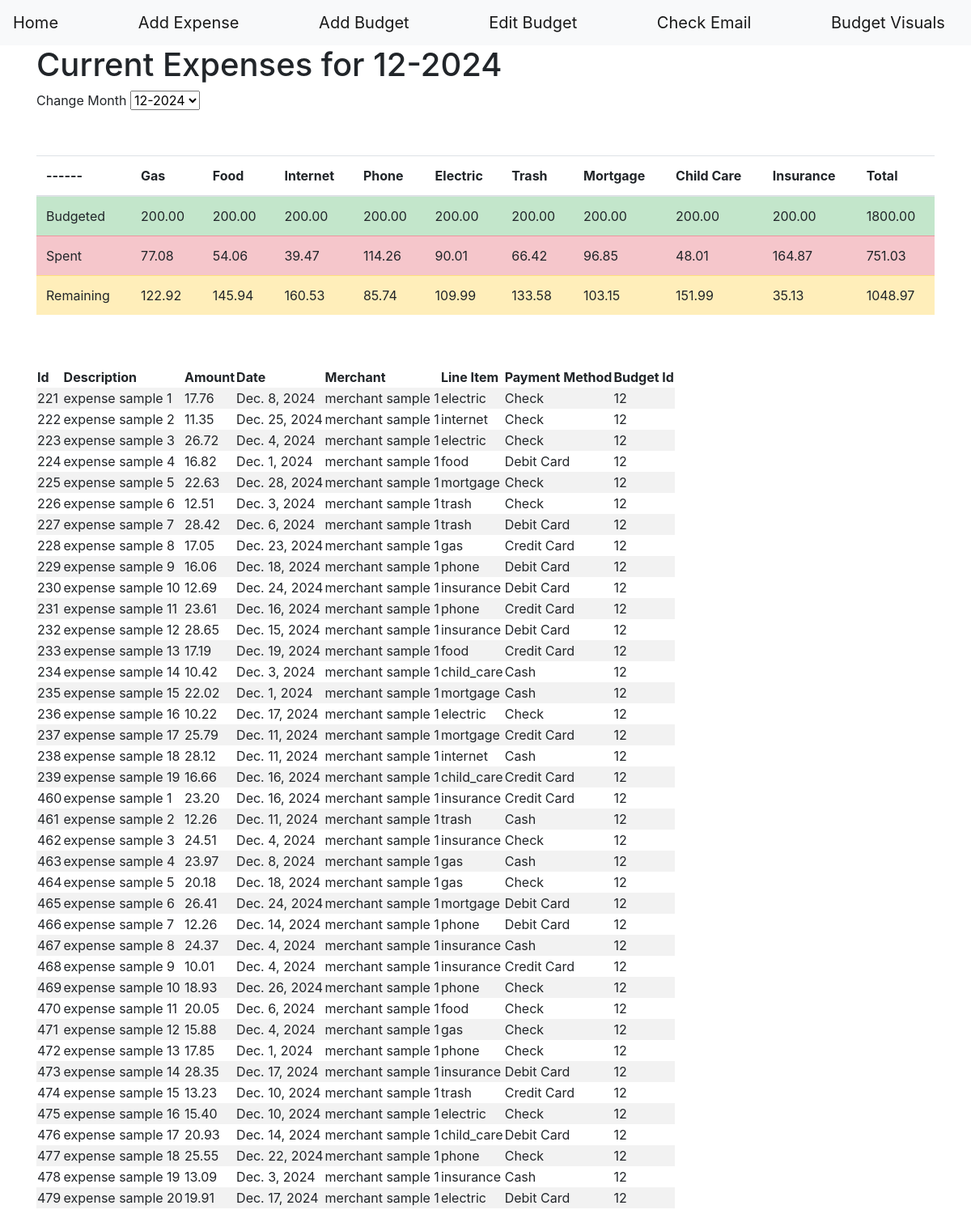
The page /budget/ on the database its author committed.
### budget/models.py (models this page shows)
class Budget(models.Model):
    budget_month = models.CharField(blank=False, max_length=7, unique=True, null=False)
    gas = models.DecimalField(blank=False, decimal_places=2, max_digits=6, null=False)
    food = models.DecimalField(blank=False, decimal_places=2, max_digits=6, null=False)
    internet = models.DecimalField(blank=False, decimal_places=2, max_digits=6, null=False)
    phone = models.DecimalField(blank=False, decimal_places=2, max_digits=6, null=False)
    electric = models.DecimalField(blank=False, decimal_places=2, max_digits=6, null=False)
    trash = models.DecimalField(blank=False, decimal_places=2, max_digits=6, null=False)
    mortgage = models.DecimalField(blank=False, decimal_places=2, max_digits=6, null=False)
    child_care = models.DecimalField(blank=False, decimal_places=2, max_digits=6, null=False)
    insurance = models.DecimalField(blank=False, decimal_places=2, max_digits=6, null=False)
    def __get_columns(self):
        return [key for key in self.__dict__.keys() if key not in ('_state', 'id', 'budget_month')]
    def table_columns(self):
        return self.__get_columns() + ['Total']
    def totals(self):
        columns = {key: self.__dict__[key] for key in self.__get_columns()}
        columns['Total'] = sum(columns.values())
        return columns
    def spent(self):
        totals = self.totals()
        expenses = Expense.objects.filter(budget_id=self.id)
        spent = {key: 0 for key in totals.keys()}
        for expense in expenses:
            if expense.line_item in spent.keys():
                spent[expense.line_item] += expense.amount
                spent['Total'] += expense.amount
        return spent
    def remaining(self):
        totals = self.totals()
        spent = self.spent()
        return {key: totals[key] - spent[key] for key in totals.keys()}

class Expense(models.Model):
    current_month = datetime.now().strftime("%-m-%Y")
    try:
        current_budget = Budget.objects.filter(budget_month=current_month).values('id')[0]['id']
        default_budget = current_budget
    except IndexError:
        default_budget = None
    class PaymentMethod(models.TextChoices):
        credit = 'credit_card', 'Credit Card'
        debit  = 'debit_card', 'Debit Card'
        cash = 'cash', 'Cash'
        check = 'check', 'Check'
    class LineItem(models.TextChoices):
        gas = 'gas', 'Gas'
        food = 'food', 'Food'
        internet = 'internet', 'Internet'
        phone = 'phone', 'Phone'
        electric = 'electric', 'Electric'
        trash = 'trash', 'Trash'
        mortgage = 'mortgage', 'Mortgage'
        child_care = 'child_care', 'Child Care'
        insurance = 'insurance', 'Insurance'
    description = models.CharField(max_length=20, blank=False, null=False)
    amount = models.DecimalField(decimal_places=2, blank=False, max_digits=6, null=False)
    date = models.DateField(blank=False, default=datetime.now().strftime("%Y-%m-%d"))
    merchant = models.CharField(max_length=20, blank=False)
    line_item = models.CharField(blank=False, choices=LineItem.choices, max_length=20,
                                 default=LineItem.food, null=False)
    payment_method = models.CharField(max_length=11, blank=False, default=PaymentMethod.credit,
                                      choices=PaymentMethod.choices, null=False)
    budget_id = models.IntegerField(blank=False, null=False, default=default_budget,
                                    choices=tuple([(budget['id'], budget['budget_month']) for budget in Budget.objects.values('id', 'budget_month')]))
    def table_columns(self):
        return [key for key in self.__dict__.keys() if key not in ('_state')]

### budget/views.py (the view, shortened to what this page needs)
# urls.py: path("", views.index, name="index"),
def index(request):
    if request.method == "GET":
        try:
            context = create_context(request)
            return render(request, 'index.html', context=context)
        except:
            return render(request, 'first_budget.html', context={'budget_form': BudgetForm()})

### budget/templatetags/display.py (called while the page is built)
@register.filter
def display(string: str) -> str:
    return string.replace("_", " ").title()

### budget/views.py (called while the page is built)
def create_context(request):
    if 'current_budget' not in request.session:
        request.session['current_budget'] = datetime.now().strftime("%-m-%Y")
    budget = Budget.objects.get(budget_month=request.session['current_budget'])
    return {
         'current_budget': request.session['current_budget'],
         'expenses': Expense.objects.filter(budget_id=budget.id).values(),
         'expense_columns': Expense().table_columns(),
         'budget_totals': budget.totals(),
         'budget_columns': Budget().table_columns(),
         'spent': budget.spent(),
         'remaining': budget.remaining(),
         'budget_id': budget.id,
         'months': tuple([(budget['id'], budget['budget_month']) for budget in Budget.objects.values('id', 'budget_month')]),
        }

### budget/templates/index.html (shortened to what this page needs)
{% load static %}
<!DOCTYPE html>
<html>
<head>
    <link rel="stylesheet" href="https://cdn.jsdelivr.net/npm/bootstrap@4.4.1/dist/css/bootstrap.min.css">
    <link rel="stylesheet" type="text/css" href='/static/styles.css?{% now "U" %}'>
</head>
<body>
    <nav class="navbar navbar-light bg-light">
        <a class="navbar-brand" href="{% url 'index' %}">Home</a>
        <a class="navbar-brand" href="{% url 'add_expense' %}">Add Expense</a>
        <a class="navbar-brand" href="{% url 'add_budget' %}">Add Budget</a>
        <a class="navbar-brand" href="{% url 'edit_budget' id=budget_id %}">Edit Budget</a>
        <a class="navbar-brand" href="{% url 'check_email' %}">Check Email</a>
        <a class="navbar-brand" href="{% url 'budget_visuals' %}">Budget Visuals</a>
    </nav>
    <div class="container">
        <h1>Current Expenses for {{ current_budget }}</h1>
    </div>
    <div class="container">
        <label for="change_month">Change Month</label>
        <select name="change_month" id='change_month'>
        {% for month in months %}
        {% if month.1 == current_budget %}
            <option value="{{ month.0 }}" selected>{{ month.1 }}</option>
        {% else %}
            <option value="{{ month.0 }}">{{ month.1 }}</option>
        {% endif %}
        {% endfor %}
        </select>
        <br>
    </div>
    <div class="container">
        <br>
        <br>
    </div>
    <div class="container table-responsive">
        <table class="table border-0">
            <thead>
                <tr>
                    <th>------</th>
                {% for column in budget_columns %}
                {% load display %}
                    <th class="budget-header" scope="column">{{ column|display }}</th>
                {% endfor %}
                </tr>
            </thead>
            <tbody>
                <tr class="table-success">
                    <td>Budgeted</td>
                {% for value in budget_totals.values %}
                    <td>{{ value }}</td>
                {% endfor %}
                </tr>
                <tr class="table-danger">
                    <td>Spent</td>
                    {% for value in spent.values %}
                        <td>{{ value }}</td>
                    {% endfor %}
                </tr>
                <tr class="table-warning">
                    <td>Remaining</td>
                    {% for value in remaining.values %}
                        <td class="remaining-budget">{{ value }}</td>
                    {% endfor %}
                </tr>
            </tbody>
        </table>
    </div>
        <br>
        <br>
    <div class="container table-responsive">
        <table class="table-striped border-0" id="expenses_table">
            <thead>
                <tr>
                {% for column in expense_columns %}
                {% load display %}
                    <th>{{ column|display }}</th>
                {% endfor %}
                </tr>
            </thead>
            <tbody>
                {% for expense in expenses %}
                <tr>
                {% for value in expense.values %}
                    <td>{{ value }}</td>
                {% endfor %}
                </tr>
                {% empty %}
                <tr><td>No expenses yet ...</td></tr>
                {% endfor %}
            </tbody>
        </table>
    </div>
</body>
</html>

### rows shown on the page
Budget: change_month "12-2024"
Expense: values "221" "expense sample 1" "17.76" "Dec. 8, 2024" "merchant sample 1" "electric" "Check" "12"
Expense: values "222" "expense sample 2" "11.35" "Dec. 25, 2024" "merchant sample 1" "internet" "Check" "12"
Expense: values "223" "expense sample 3" "26.72" "Dec. 4, 2024" "merchant sample 1" "electric" "Check" "12"
Expense: values "224" "expense sample 4" "16.82" "Dec. 1, 2024" "merchant sample 1" "food" "Debit Card" "12"
Expense: values "225" "expense sample 5" "22.63" "Dec. 28, 2024" "merchant sample 1" "mortgage" "Check" "12"
Expense: values "226" "expense sample 6" "12.51" "Dec. 3, 2024" "merchant sample 1" "trash" "Check" "12"
Expense: values "227" "expense sample 7" "28.42" "Dec. 6, 2024" "merchant sample 1" "trash" "Debit Card" "12"
Expense: values "228" "expense sample 8" "17.05" "Dec. 23, 2024" "merchant sample 1" "gas" "Credit Card" "12"
Expense: values "229" "expense sample 9" "16.06" "Dec. 18, 2024" "merchant sample 1" "phone" "Debit Card" "12"
Expense: values "230" "expense sample 10" "12.69" "Dec. 24, 2024" "merchant sample 1" "insurance" "Debit Card" "12"
Expense: values "231" "expense sample 11" "23.61" "Dec. 16, 2024" "merchant sample 1" "phone" "Credit Card" "12"
Expense: values "232" "expense sample 12" "28.65" "Dec. 15, 2024" "merchant sample 1" "insurance" "Debit Card" "12"
Expense: values "233" "expense sample 13" "17.19" "Dec. 19, 2024" "merchant sample 1" "food" "Credit Card" "12"
Expense: values "234" "expense sample 14" "10.42" "Dec. 3, 2024" "merchant sample 1" "child_care" "Cash" "12"
Expense: values "235" "expense sample 15" "22.02" "Dec. 1, 2024" "merchant sample 1" "mortgage" "Cash" "12"
Expense: values "236" "expense sample 16" "10.22" "Dec. 17, 2024" "merchant sample 1" "electric" "Check" "12"
Expense: values "237" "expense sample 17" "25.79" "Dec. 11, 2024" "merchant sample 1" "mortgage" "Credit Card" "12"
Expense: values "238" "expense sample 18" "28.12" "Dec. 11, 2024" "merchant sample 1" "internet" "Cash" "12"
Expense: values "239" "expense sample 19" "16.66" "Dec. 16, 2024" "merchant sample 1" "child_care" "Credit Card" "12"
Expense: values "460" "expense sample 1" "23.20" "Dec. 16, 2024" "merchant sample 1" "insurance" "Credit Card" "12"
Expense: values "461" "expense sample 2" "12.26" "Dec. 11, 2024" "merchant sample 1" "trash" "Cash" "12"
Expense: values "462" "expense sample 3" "24.51" "Dec. 4, 2024" "merchant sample 1" "insurance" "Check" "12"
Expense: values "463" "expense sample 4" "23.97" "Dec. 8, 2024" "merchant sample 1" "gas" "Cash" "12"
Expense: values "464" "expense sample 5" "20.18" "Dec. 18, 2024" "merchant sample 1" "gas" "Check" "12"
Expense: values "465" "expense sample 6" "26.41" "Dec. 24, 2024" "merchant sample 1" "mortgage" "Debit Card" "12"
Expense: values "466" "expense sample 7" "12.26" "Dec. 14, 2024" "merchant sample 1" "phone" "Debit Card" "12"
Expense: values "467" "expense sample 8" "24.37" "Dec. 4, 2024" "merchant sample 1" "insurance" "Cash" "12"
Expense: values "468" "expense sample 9" "10.01" "Dec. 4, 2024" "merchant sample 1" "insurance" "Credit Card" "12"
Expense: values "469" "expense sample 10" "18.93" "Dec. 26, 2024" "merchant sample 1" "phone" "Check" "12"
Expense: values "470" "expense sample 11" "20.05" "Dec. 6, 2024" "merchant sample 1" "food" "Check" "12"
Expense: values "471" "expense sample 12" "15.88" "Dec. 4, 2024" "merchant sample 1" "gas" "Check" "12"
Expense: values "472" "expense sample 13" "17.85" "Dec. 1, 2024" "merchant sample 1" "phone" "Check" "12"
Expense: values "473" "expense sample 14" "28.35" "Dec. 17, 2024" "merchant sample 1" "insurance" "Debit Card" "12"
Expense: values "474" "expense sample 15" "13.23" "Dec. 10, 2024" "merchant sample 1" "trash" "Credit Card" "12"
Expense: values "475" "expense sample 16" "15.40" "Dec. 10, 2024" "merchant sample 1" "electric" "Check" "12"
Expense: values "476" "expense sample 17" "20.93" "Dec. 14, 2024" "merchant sample 1" "child_care" "Debit Card" "12"
Expense: values "477" "expense sample 18" "25.55" "Dec. 22, 2024" "merchant sample 1" "phone" "Check" "12"
Expense: values "478" "expense sample 19" "13.09" "Dec. 3, 2024" "merchant sample 1" "insurance" "Cash" "12"
Expense: values "479" "expense sample 20" "19.91" "Dec. 17, 2024" "merchant sample 1" "electric" "Debit Card" "12"

### other values the page prints
{{ current_budget }} "12-2024"
{{ column|display }} "Gas" "Food" "Internet" "Phone" "Electric" "Trash" "Mortgage" "Child Care" "Insurance" "Total"
{{ value }} "200.00" "200.00" "200.00" "200.00" "200.00" "200.00" "200.00" "200.00" "200.00" "1800.00"
{{ value }} "77.08" "54.06" "39.47" "114.26" "90.01" "66.42" "96.85" "48.01" "164.87" "751.03"
{{ value }} "122.92" "145.94" "160.53" "85.74" "109.99" "133.58" "103.15" "151.99" "35.13" "1048.97"
{{ column|display }} "Id" "Description" "Amount" "Date" "Merchant" "Line Item" "Payment Method" "Budget Id"
